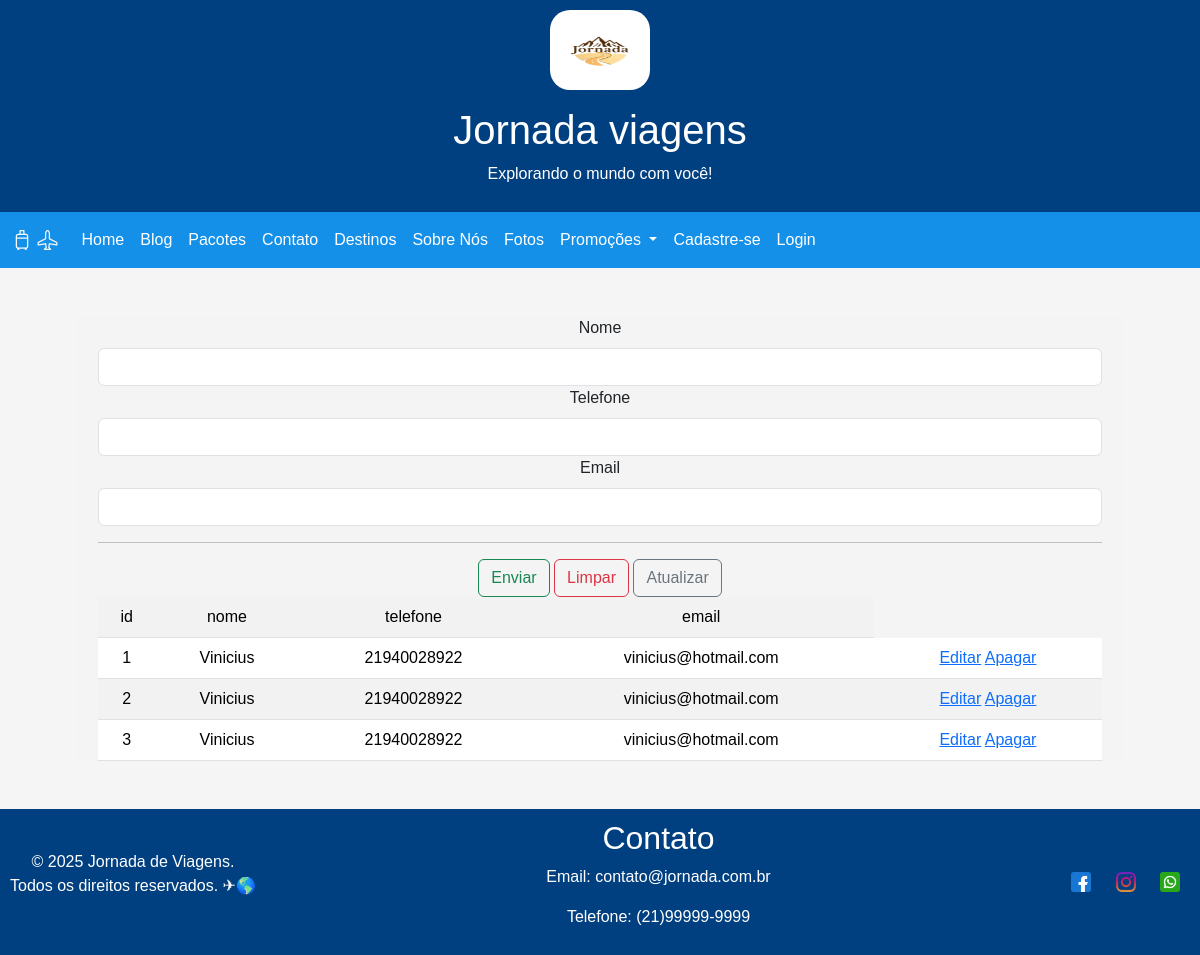
The page /cadastro/ on the database as committed earlier.
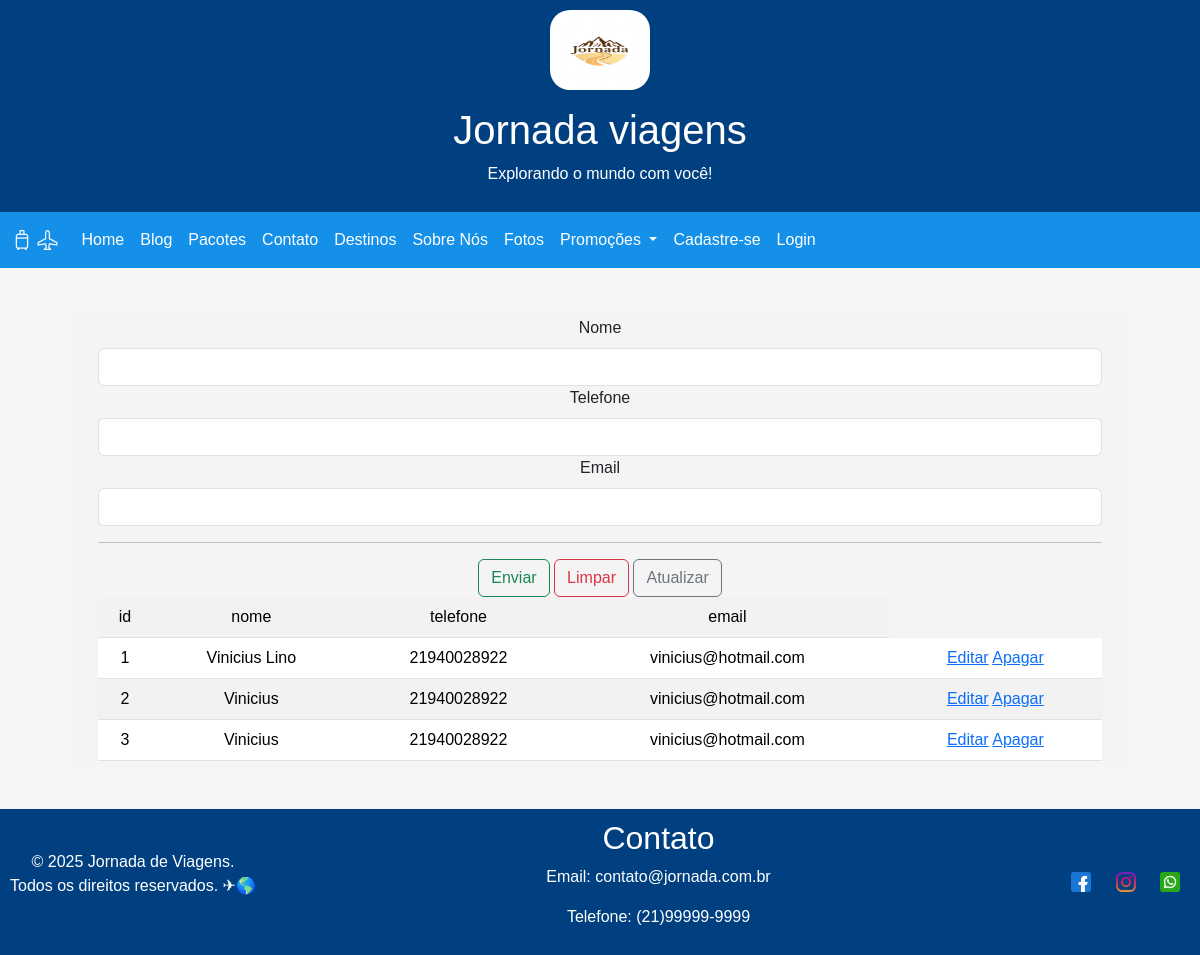
The same page on the database as committed later.
### cadastro/models.py (models this page shows, shortened)
class Pessoa(models.Model):
    id_pessoa = models.AutoField(primary_key=True)
    nome = models.TextField(max_length=100)
    telefone = models.TextField(max_length=14)
    email = models.EmailField(max_length=255)

### cadastro/views.py (the view)
# urls.py: path('', views.cadastro, name='cadastro'),
def cadastro(request):
    contexto = {
        'titulo' : 'Jornada Viagem | Cadastro',
        'pessoas': Pessoa.objects.all(),
    }
    return render(
        request,
        'cadastro/index.html',
        contexto,
    )

### cadastro/templates/cadastro/index.html (shortened to what this page needs)
{% extends "global/base.html" %}
{% block main %}
    <main>
    <section class="container mt-5 mb-5">
        <form method="post" action="{% if pessoa.id_pessoa %}{% url 'atualizar' pessoa.id_pessoa %}{% else %}{% url 'gravar' %}{% endif %}">
            <label for="nome" class="form-label">Nome</label>
            <input type="text" name="nome" id="nome" class="form-control" required value={{ pessoa.nome }} >
            <label for="movel" class="form-label">Telefone</label>
            <input type="tel" name="movel" id="movel" maxlength="11" class="form-control" value={{ pessoa.telefone }}>
            <label for="correio" class="form-label">Email</label>
            <input type="email" name="correio" id="correio" class="form-control" required value={{ pessoa.email }} >
            <hr>
            <input type="submit" class="btn btn-outline-success" value="Enviar">
            <input type="reset"  class="btn btn-outline-danger" value="Limpar">
            <input type="button" class="btn btn-outline-secondary" value="Atualizar">
        </form>
        <table class="table table-striped">
            <tr>
                <td>id</td>
                <td>nome</td>
                <td>telefone</td>
                <td>email</td>
            </tr>
            {% for pessoa in pessoas %}
            <tr>
                <td>{{ pessoa.id_pessoa }}</td>
                <td>{{ pessoa.nome }}</td>
                <td>{{ pessoa.telefone }}</td>
                <td>{{ pessoa.email }}</td>
                <td>
                    <a href={% url 'editar' pessoa.id_pessoa%}>Editar</a>
                    <a href={% url 'apagar' pessoa.id_pessoa%}>Apagar</a>
                </td>
            </tr>
            {% endfor %}
        </table>
    </section>
   </main>
{% endblock main %}

### base/global/base.html (shortened to what this page needs)
{% include "global/partials/head.html" %}
{% include "global/partials/menu.html" %}
    {% block main %}
    {% endblock main %}
{% include "global/partials/footer.html" %}
</body>
</html>

### base/global/partials/head.html (shortened to what this page needs)
<!DOCTYPE html>
<html lang="pt-BR">
{% load static %}
<head>
    <link href="https://cdn.jsdelivr.net/npm/bootstrap@5.3.3/dist/css/bootstrap.min.css" rel="stylesheet"
>
    <link rel="stylesheet" href="https://cdn.jsdelivr.net/npm/bootstrap-icons@1.11.3/font/bootstrap-icons.min.css">
    <link rel="stylesheet" href="{% static 'global/css/style.css' %}">
    <link rel="stylesheet" href="{% static 'global/css/carrossel.css' %}">
</head>
<body>

### base/global/partials/menu.html (shortened to what this page needs)
{% load static %}
<header>
    <figure>
        <img src="{% static 'global/image/logo.jfif' %}" alt="logotipo jornada viagem" width="100" height="80">
    </figure>
    <h1>Jornada viagens</h1>
    <p>Explorando o mundo com você!</p>
</header>
<nav class="navbar navbar-expand-lg" style="background-color: #1490e8;">
    <div class="container-fluid">
        <a class="navbar-brand" href="index.html">
            <i class="bi bi-suitcase2 text-light"></i>
            <i class="bi bi-airplane text-light"></i>
        </a>
        <div class="collapse navbar-collapse" id="navbarNav">
            <ul class="navbar-nav">
                <li class="nav-item">
                    <a class="nav-link" href="{% url 'home' %}">Home</a>
                </li>
                <li class="nav-item">
                    <a class="nav-link" href="{% url 'blog' %}">Blog</a>
                </li>
                <li class="nav-item">
                    <a class="nav-link" href="{% url 'home' %}#pacotes">Pacotes</a>
                </li>
                <li class="nav-item">
                    <a class="nav-link" href="{% url 'home' %}#contato">Contato</a>
                </li>
                <li class="nav-item">
                    <a class="nav-link" href="{% url 'pacotes' %}">Destinos</a>
                </li>
                <li class="nav-item">
                    <a class="nav-link" href="" data-bs-toggle="modal" data-bs-target="#exampleModal">Sobre Nós</a>
                </li>
                <li class="nav-item">
                    <a class="nav-link" href="{% url 'fotos' %}">Fotos</a>
                </li>
                <li class="nav-item dropdown">
                    <a class="nav-link dropdown-toggle" href="#" role="button" data-bs-toggle="dropdown"
                        aria-expanded="false">
                        Promoções
                    </a>
                </li>
                <li class="nav-item">
                    <a class="nav-link" href="{% url 'cadastro' %}">Cadastre-se</a>
                </li>
                {% if user.is_authenticated %}
                <li class="nav-item">
                  <span class="nav-link">Usuário: {{ user.get_username }}</span>
                </li>
                <li class="nav-item">
                  <form method="post" action="{% url 'logout' %}" style="display: inline;">
                    {% csrf_token %}
                    <button type="submit" class="btn btn-link nav-link "
                      style="border: none; background: none; color: inherit; text-decoration: underline;">
                      Logout
                    </button>
                  </form>
                </li>
                {% else %}
                <li class="nav-item">
                  <a class="nav-link " aria-current="page" href="{% url 'login'%}?next={{request.path}}">Login</a>
                </li>
                {% endif %}
            </ul>
        </div>
    </div>
</nav>

### base/global/partials/footer.html
{% load static %}
<footer>
    <div class="footer-copy">
        <p>&copy; 2025 Jornada de Viagens. <br>Todos os direitos reservados. ✈🌎</p>
    </div>
    <div class="footer-contato" id="contato">
        <h2>Contato</h2>
        <p>Email: contato@jornada.com.br</p>
        <p>Telefone: (21)99999-9999</p>
    </div>
    <div class="footer-social">
        <a href="#" target="_blank"><img src="{% static 'global/image/facebook.png' %}" width="20"></a>
        <a href="#" target="_blank"><img src="{% static 'global/image/instagram.png' %}" width="20"></a>
        <a href="#" target="_blank"><img src="{% static 'global/image/whatsapp.png' %}" width="20"></a>
    </div>
</footer>

### base/static/global/css/style.css (style rules this page uses)
body { font-family: Arial, sans-serif; margin-top: 0; padding: 0; text-align: center; background-color: #f5f5f5; }
header { background-color: #004080; color: #fff; padding: 10px; }
header img { border-radius: 20px; }
.nav-link { color: #fff; }
footer { background-color: #004080; color: #fff; margin-top: 20px; padding: 10px; display: flex; justify-content: space-between; align-items: center; }
.footer-contato { text-align: center; justify-content: center; }
.footer-social img { width: 40px; padding: 10px; }

### base/static/global/css/carrossel.css (style rules this page uses)
section { background: #F4F4F4; padding: 50px 0; }
.container { max-width: 1044px; margin: 0 auto; padding: 0 20px; }

Rows that differ between the two databases and show on the page:
changed Pessoa id 1: nome "Vinicius" → "Vinicius Lino"
